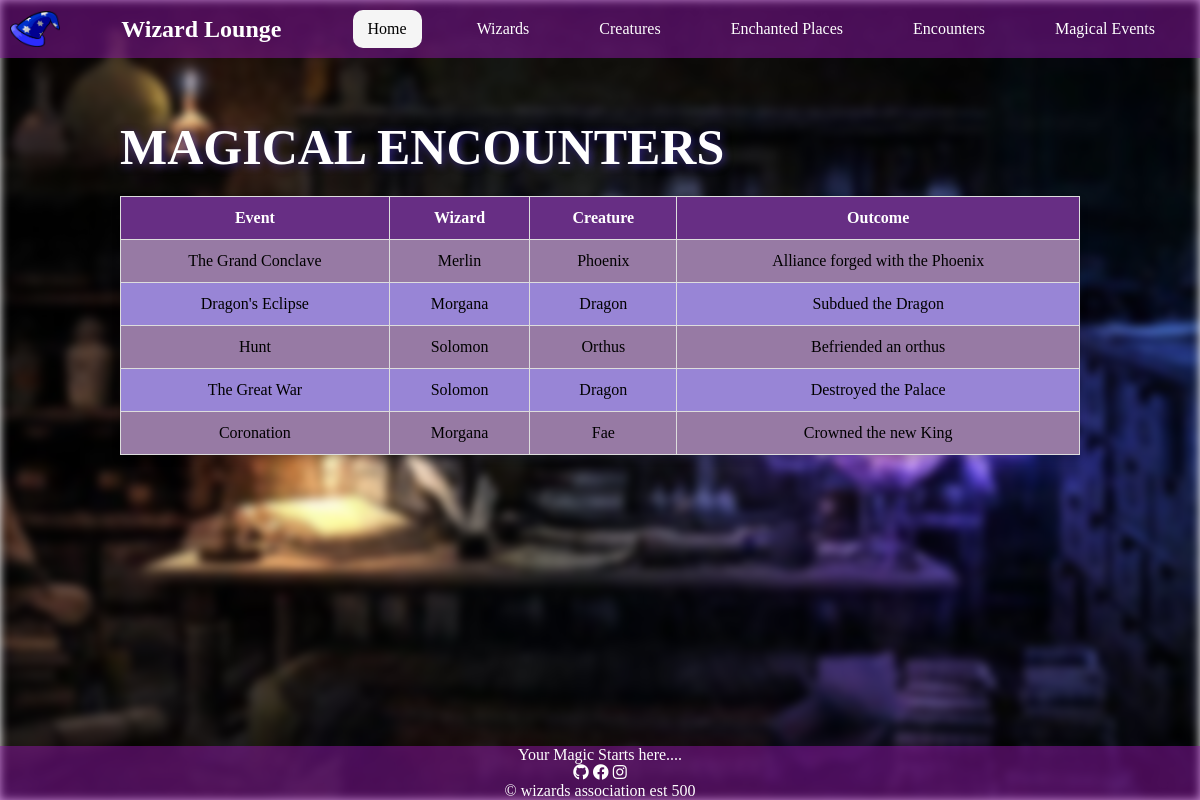
/encounter_list/, run on the app's committed database.
### magic_app/models.py (models this page shows, shortened)
class BaseModel(models.Model):
    created_at = models.DateTimeField(auto_now_add=True)
    updated_at = models.DateTimeField(auto_now=True)
    class Meta:
        abstract = True

class MagicalEncounter(BaseModel):
    event = models.ForeignKey(MagicalEvent, on_delete=models.CASCADE)
    wizard = models.ForeignKey(Wizard, on_delete=models.CASCADE)
    creature = models.ForeignKey(MagicalCreature, on_delete=models.CASCADE)
    outcome = models.TextField()

class MagicalEvent(BaseModel):
    title = models.CharField(max_length=200)
    date = models.DateField()
    place = models.ForeignKey(EnchantedPlace, on_delete=models.CASCADE)
    def __str__(self):
        return self.title

class Wizard(BaseModel):
    name = models.CharField(max_length=100)
    email = models.EmailField(max_length=100, null=True, blank=True)
    magical_abilities = models.TextField()
    birth_date = models.DateField()
    magical_wand = models.CharField(max_length=100)
    image = models.ImageField(upload_to='static/images/wizards', null=True, blank=True)
    def __str__(self):
        return self.name

class MagicalCreature(BaseModel):
    name = models.CharField(max_length=100)
    species = models.CharField(max_length=100)
    magical_ability = models.CharField(max_length=100)
    image = models.ImageField(upload_to='static/images/magical_creatures', null=True, blank=True)
    def __str__(self):
        return self.name

### magic_app/views.py (the view)
# urls.py: path('encounter_list/', MagicalEncounterListView.as_view(), name='encounter-list'),
class MagicalEncounterListView(ListView):
    model = MagicalEncounter
    context_object_name = 'encounter'
    template_name = 'encounter_list.html'
    paginate_by = 5  # Adjust the number of items per page as needed

### magic_app/templates/encounter_list.html (shortened to what this page needs)
{% extends 'drivernavbar.html' %}
{% load static %}
      {% block content %}
      <section class="container">
        <h2> MAGICAL ENCOUNTERS </h2>
        <table class="styled-table">
          <tbody>
            <tr>
                <th>Event</th>
                <th>Wizard</th>
                <th>Creature</th>
                <th>Outcome</th>
            </tr>
          {% for encounter in encounter %}
            <tr>
                <td>{{ encounter.event }}</td>
                <td>{{ encounter.wizard }}</td>
                <td>{{ encounter.creature }}</td>
                <td>{{ encounter.outcome }}</td>
            </tr>
          {% endfor %}
          </tbody>
        </table>
      </section>
      <br><br><br>
      {% endblock %}

### magic_app/static/css/design.css (style rules this page uses)
* { margin: 0; padding: 0; font-family: 'Garamond', 'Georgia'; }
body::before { content: ""; background-image: url("../images/bg.jpg"); background-size: cover; background-position: center; background-attachment: fixed; position: fixed; top: 0; left: 0; right: 0; bottom: 0; z-index: -1; filter: blur(5px); }
body { height: 100%; margin: 0; padding: 0; }
.container h2 { font-size: 50px; color: #fff; margin-bottom: 20px; padding-left: 10%; text-shadow: 2px 2px 9px rgba(90, 67, 242, 0.5); }
.styled-table { width: 80%; border-collapse: collapse; margin: 0 auto; box-shadow: 0 4px 8px rgba(0, 0, 0, 0.2); }
.styled-table th, .styled-table td { border: 1px solid #ddd; text-align: center; padding: 12px; }
.styled-table th { background-color: rgb(103, 46, 132); color: #fff; }
.styled-table tbody tr:nth-child(even) { background-color: #977aa4; }
.styled-table tbody tr:nth-child(odd) { background-color: #9885d6; }

### data on the page
MagicalEncounter: event "The Grand Conclave", wizard "Merlin", creature "Phoenix", outcome "Alliance forged with the Phoenix"
MagicalEncounter: event "Dragon's Eclipse", wizard "Morgana", creature "Dragon", outcome "Subdued the Dragon"
MagicalEncounter: event "Hunt", wizard "Solomon", creature "Orthus", outcome "Befriended an orthus"
MagicalEncounter: event "The Great War", wizard "Solomon", creature "Dragon", outcome "Destroyed the Palace"
MagicalEncounter: event "Coronation", wizard "Morgana", creature "Fae", outcome "Crowned the new King"
